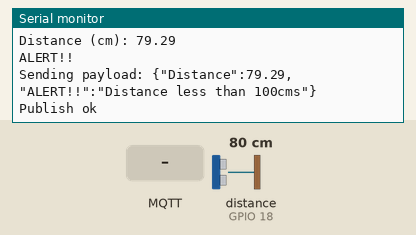
A sketch run on a simulated ESP32. On the bench: the last lines printed to the serial monitor. Wiring (inferred from the names in the program): ultrasonic range finder: trigger GPIO 5; echo GPIO 18. The inputs (shaded band) are chosen by the test bench; at power-on: distance to the obstacle (sensor on GPIO 18) 80 cm. The echo pulse lasts 58.3 µs per cm; WiFi joins after 1.5 s; servers stay silent unless stated; no MQTT or app messages arrive unless stated.

Above: at 2.7 s.
2.8 s: MQTT message "1" arrives on the first subscribed topic
At 4.4 s:
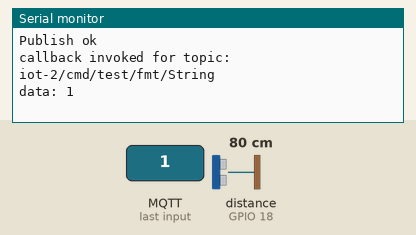
5.0 s: MQTT message "on" arrives on the first subscribed topic
At 7.1 s:
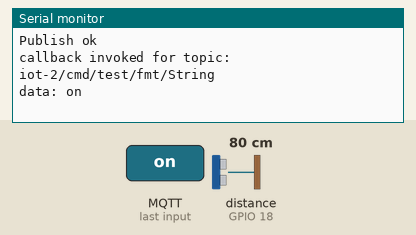
8.0 s: MQTT message "off" arrives on the first subscribed topic
At 10.4 s:
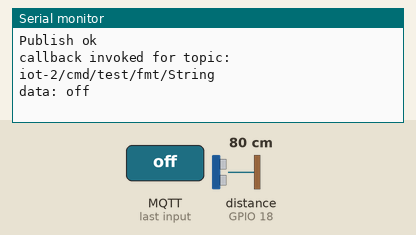
13.1 s: distance to the obstacle (sensor on GPIO 18) set to 4 cm
At 14.2 s:
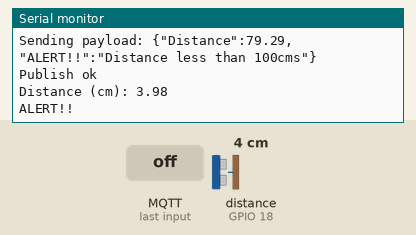

Measured:
- after the input at 2.8 s, the serial monitor: prints a new line after 0.77 s (image 1)
- after the input at 5.0 s, the serial monitor: prints a new line after 1.6 s (image 2)
- after the input at 8.0 s, the serial monitor: prints a new line after 1.6 s (image 3)
- after the input at 13.1 s, the serial monitor: prints a new line after 0.49 s (image 4)

The sketch:

esp32-dht22_KUMAR.ino
```cpp
/*Assignment 4:
TEAM_ID:PNT2022TMID36623
//KUMAR A
//Reg_No:112819104018
//Write code and connections in wokwi for the ultrasonic sensor.
Whenever the distance is less than 100 cms send an "alert" to the IBM cloud and display in
the device recent events.
Upload document with wokwi share link and images of IBM cloud*/

//esp32code:
#include <WiFi.h>
#include <PubSubClient.h>
void callback(char* subscribetopic, byte* payload, unsigned int
payloadLength);
//-------credentials of IBM Accounts------
#define ORG "9lxobn"//IBM ORGANITION ID
#define DEVICE_TYPE "ESP32PROJECT"//Device type mentioned in ibm watson IOT Platform
#define DEVICE_ID "ESP32"//Device ID mentioned in ibm watson IOT Platform
#define TOKEN "ESP32PROJECT" //Token
String data3;
char server[] = ORG ".messaging.internetofthings.ibmcloud.com";
char publishTopic[] = "iot-2/evt/Data/fmt/json";
char subscribetopic[] = "iot-2/cmd/test/fmt/String";
char authMethod[] = "use-token-auth";
char token[] = TOKEN;
char clientId[] = "d:" ORG ":" DEVICE_TYPE ":" DEVICE_ID;
WiFiClient wifiClient;
PubSubClient client(server, 1883, callback ,wifiClient);
const int trigPin = 5;
const int echoPin = 18;
#define SOUND_SPEED 0.034
long duration;
float distance;
void setup() {
Serial.begin(115200);
pinMode(trigPin, OUTPUT);
pinMode(echoPin, INPUT);
wificonnect();
mqttconnect();
}
void loop()
{
digitalWrite(trigPin, LOW);
delayMicroseconds(2);
digitalWrite(trigPin, HIGH);
delayMicroseconds(10);
digitalWrite(trigPin, LOW);
duration = pulseIn(echoPin, HIGH);
distance = duration * SOUND_SPEED/2;
Serial.print("Distance (cm): ");
Serial.println(distance);
if(distance<100)
{
Serial.println("ALERT!!");
delay(1000);
PublishData(distance);
delay(1000);
if (!client.loop()) {
mqttconnect();
}
}
delay(1000);
}
void PublishData(float dist) {
mqttconnect();
String payload = "{\"Distance\":";
payload += dist;
payload += ",\"ALERT!!\":""\"Distance less than 100cms\"";
payload += "}";
Serial.print("Sending payload: ");
Serial.println(payload);

if (client.publish(publishTopic, (char*) payload.c_str())) {
Serial.println("Publish ok");
} else {
Serial.println("Publish failed");
}
}
void mqttconnect() {
if (!client.connected()) {
Serial.print("Reconnecting client to ");
Serial.println(server);
while (!!!client.connect(clientId, authMethod, token)) {
Serial.print(".");
delay(500);
}
initManagedDevice();
Serial.println();
}
}
void wificonnect()
{
Serial.println();
Serial.print("Connecting to ");
WiFi.begin("Wokwi-GUEST", "", 6);
while (WiFi.status() != WL_CONNECTED) {
delay(500);
Serial.print(".");
}
Serial.println("");
Serial.println("WiFi connected");
Serial.println("IP address: ");
Serial.println(WiFi.localIP());
}
void initManagedDevice() {
if (client.subscribe(subscribetopic)) {
Serial.println((subscribetopic));
Serial.println("subscribe to cmd OK");
} else {
Serial.println("subscribe to cmd FAILED");
}
}
void callback(char* subscribetopic, byte* payload, unsigned int payloadLength)
{
Serial.print("callback invoked for topic: ");
Serial.println(subscribetopic);
for (int i = 0; i < payloadLength; i++) {
//Serial.print((char)payload[i]);
data3 += (char)payload[i];
}
Serial.println("data: "+ data3);
data3="";
}
```
